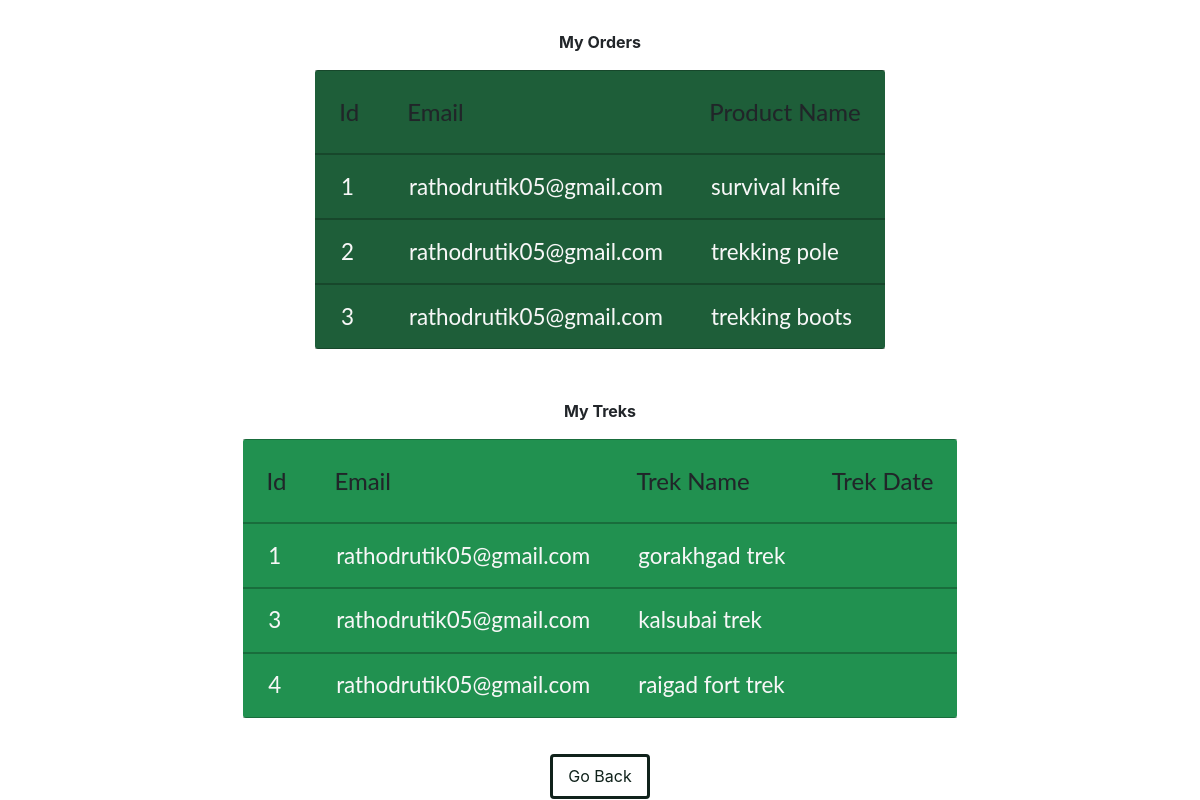
The page /GoTrek/view.php (signed in) on the database its author committed.
### tables this page shows
CREATE TABLE `buyproduct` (
  `id` int(100) NOT NULL,
  `firstname` varchar(100) NOT NULL,
  `lastname` varchar(100) NOT NULL,
  `email` varchar(100) NOT NULL,
  `productname` varchar(100) NOT NULL,
  `cardtype` varchar(100) NOT NULL,
  `cardnumber` bigint(100) NOT NULL,
  `expirymonth` varchar(100) NOT NULL,
  `expiryyear` int(100) NOT NULL,
  `cvv` int(100) NOT NULL
);

CREATE TABLE `trekbooking` (
  `id` int(100) NOT NULL,
  `firstname` varchar(100) NOT NULL,
  `lastname` varchar(100) NOT NULL,
  `email` varchar(100) NOT NULL,
  `trekname` varchar(100) NOT NULL,
  `cardtype` varchar(100) NOT NULL,
  `cardnumber` bigint(100) NOT NULL,
  `expirymonth` varchar(100) NOT NULL,
  `expiryyear` int(100) NOT NULL,
  `cvv` int(100) NOT NULL
);

### GoTrek/view.php (the view, shortened to what this page needs)
<?php
include 'connection.php';
$stmt = $con->prepare("SELECT * FROM buyproduct where email='" . $_SESSION['useremail'] . "'");
$stmt->execute();
$trekbooking = $stmt->get_result();
$stmt1 = $con->prepare("SELECT * FROM trekbooking where email='" . $_SESSION['useremail'] . "'");
$stmt1->execute();
$trekbooking1 = $stmt1->get_result();
?>
<!DOCTYPE html>
<html lang="en">
<head>
  <link rel="stylesheet" href="https://cdn.jsdelivr.net/npm/bootstrap@4.1.3/dist/css/bootstrap.min.css">
  <link rel="stylesheet" href="view.css">
  <link rel="stylesheet" href="css/view.css">
</head>
<body>
  <div class="tables">
    <p class="title"><b> My Orders</b></p>
    <table class="flat-table flat-table-1 table1">
      <thead>
        <th>Id</th>
        <th>Email</th>
        <th>Product Name</th>
      </thead>
      <tbody>
        <?php if (mysqli_num_rows($trekbooking) > 0) { ?>
          <?php while ($row = $trekbooking->fetch_assoc()) { ?>
            <tr>
              <td><?php echo $row['id'] ?></td>
              <td><?php echo $row['email'] ?></td>
              <td><?php echo $row['productname'] ?></td>
            </tr>
          <?php } ?>
        <?php } ?>
      </tbody>
    </table>
    <p class="title"><b> My Treks</b></p>
    <table class="flat-table flat-table-2 table2">
      <thead>
        <th>Id</th>
        <th>Email</th>
        <th>Trek Name</th>
        <th>Trek Date</th>
      </thead>
      <tbody>
        <?php if (mysqli_num_rows($trekbooking1) > 0) { ?>
          <?php while ($row1 = $trekbooking1->fetch_assoc()) { ?>
            <tr>
              <td><?php echo $row1['id'] ?></td>
              <td><?php echo $row1['email'] ?></td>
              <td><?php echo $row1['trekname'] ?></td>
              <td><?php echo $row1['trekdate'] ?></td>
            </tr>
          <?php } ?>
        <?php } ?>
      </tbody>
    </table>
    <button onclick="history.back()" class="btn">Go Back</button>
  </div>
</body>
</html>

### GoTrek/view.css (style rules this page uses)
.flat-table { margin-bottom: 20px; border-collapse: collapse; font-family: 'Lato', Calibri, Arial, sans-serif; border: none; border-radius: 3px; -webkit-border-radius: 3px; -moz-border-radius: 3px; }
.flat-table th, .flat-table td { box-shadow: inset 0 -1px rgba(0, 0, 0, 0.25), inset 0 1px rgba(0, 0, 0, 0.25); }
.flat-table th { font-weight: normal; -webkit-font-smoothing: antialiased; padding: 1em; text-shadow: 0 0 1px rgba(0, 0, 0, 0.1); font-size: 1.5em; }
.flat-table td { color: #f7f7f7; padding: 0.7em 1em 0.7em 1.15em; text-shadow: 0 0 1px rgba(245, 240, 240, 0.1); font-size: 1.4em; }
.flat-table tr { -webkit-transition: background 0.3s, box-shadow 0.3s; -moz-transition: background 0.3s, box-shadow 0.3s; transition: background 0.3s, box-shadow 0.3s; }
.flat-table-1 { background: #1e5e39; }
.flat-table-2 { background: #219150; }

### GoTrek/css/view.css (style rules this page uses)
.btn { margin-top: 1rem; display: inline-block; border: 0.2rem solid #10221b; color: #10221b; cursor: pointer; background: none; width: 100px; height: 45px; }
.tables { display: flex; flex-direction: column; align-items: center; }
.table1 { margin: 0px,20px,20px,20px; }
.table2 { margin: 0px,20px,20px,20px; }
.title { margin-top: 30px; }

### rows shown on the page
buyproduct: id "1", email "rathodrutik05@gmail.com", productname "survival knife"
buyproduct: id "2", email "rathodrutik05@gmail.com", productname "trekking pole"
buyproduct: id "3", email "rathodrutik05@gmail.com", productname "trekking boots"
trekbooking: id "1", email "rathodrutik05@gmail.com", trekname "gorakhgad trek"
trekbooking: id "3", email "rathodrutik05@gmail.com", trekname "kalsubai trek"
trekbooking: id "4", email "rathodrutik05@gmail.com", trekname "raigad fort trek"
